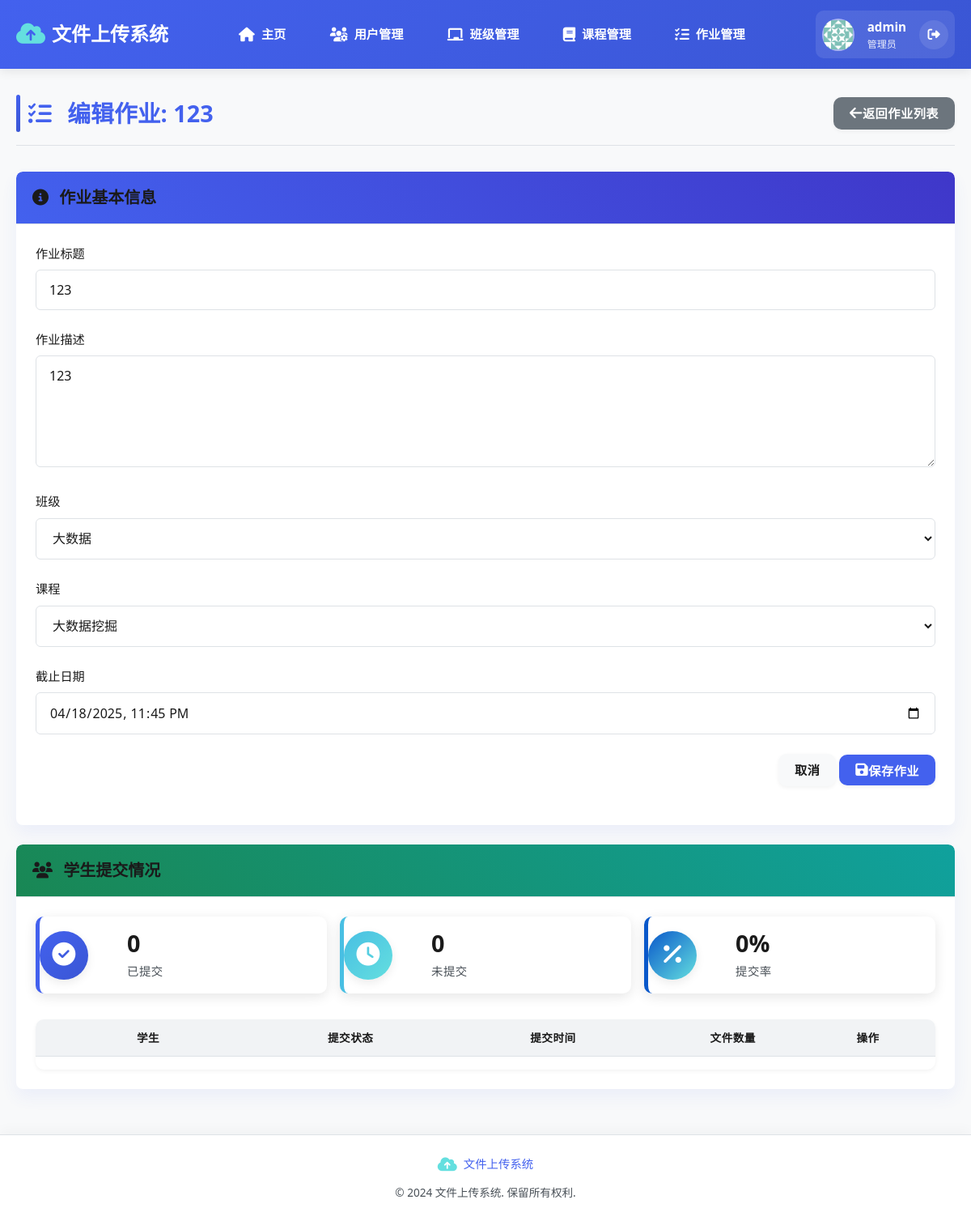
Page /assignments/1 (signed in) on the earlier database version.
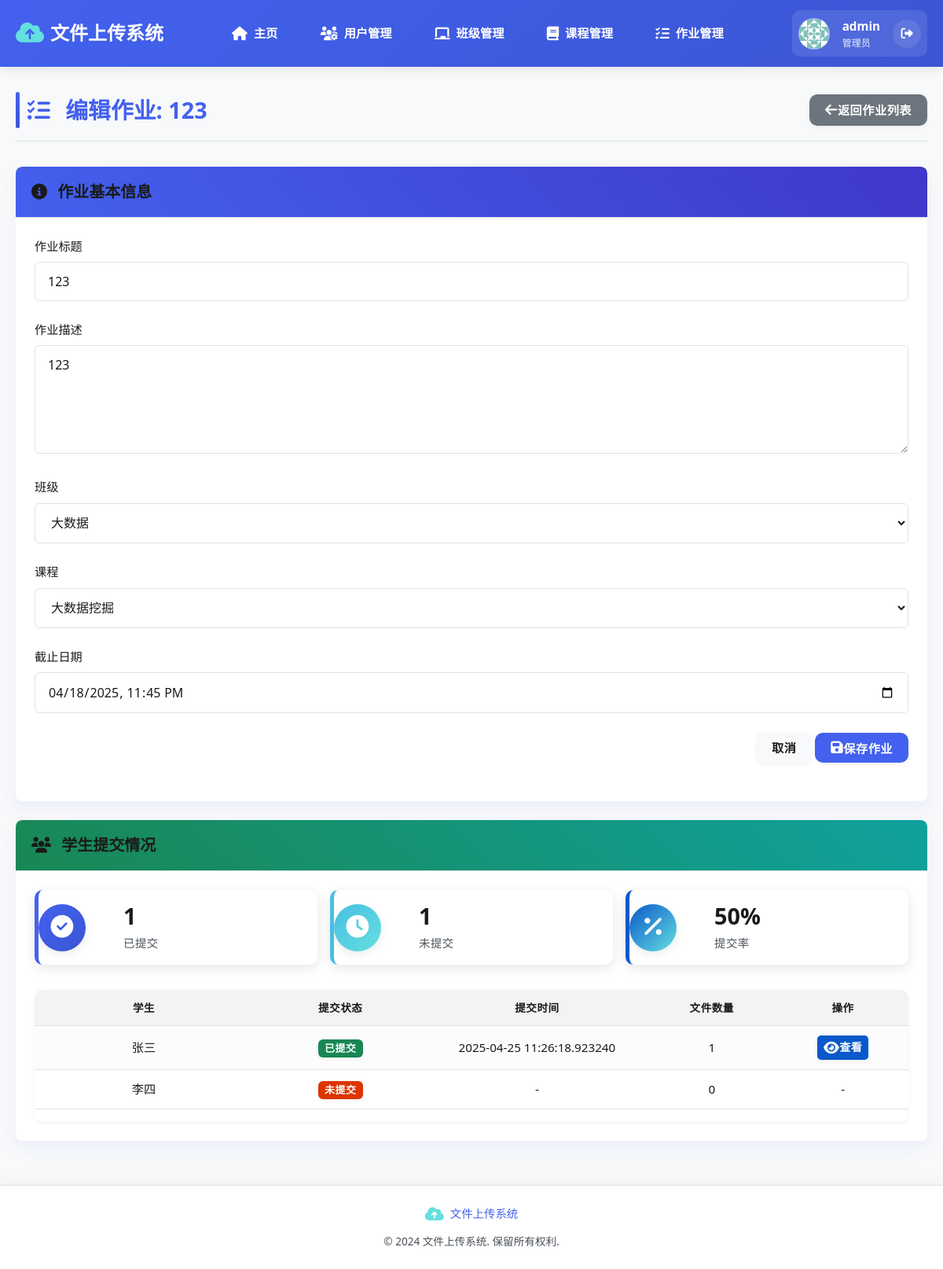
Same page on the later database version.
### app/models/models.py (models this page shows)
class User(Base):
    __tablename__ = "users"
    id = Column(Integer, primary_key=True, index=True)
    username = Column(String, unique=True, index=True)
    hashed_password = Column(String)
    role = Column(String)  # admin, teacher, student
    created_at = Column(DateTime, default=datetime.datetime.now)
    classes = relationship("Class", secondary=class_student_association, back_populates="students")
    teacher_classes = relationship("Class", back_populates="teacher")
    assignments = relationship("Assignment", back_populates="teacher")
    submissions = relationship("Submission", back_populates="student")

class Submission(Base):
    __tablename__ = "submissions"
    id = Column(Integer, primary_key=True, index=True)
    student_id = Column(Integer, ForeignKey("users.id"))
    assignment_id = Column(Integer, ForeignKey("assignments.id"))
    created_at = Column(DateTime, default=datetime.datetime.now)
    updated_at = Column(DateTime, default=datetime.datetime.now, onupdate=datetime.datetime.now)
    student = relationship("User", back_populates="submissions")
    assignment = relationship("Assignment", back_populates="submissions")
    files = relationship("File", back_populates="submission")

### app/routers/assignments.py (the view)
@router.get("/assignments/{assignment_id}", response_class=HTMLResponse, name="view_assignment")
async def view_assignment(
    assignment_id: int,
    request: Request,
    current_user: User = Depends(get_current_user),
    db: Session = Depends(get_db)
):
    assignment = db.query(Assignment).filter(Assignment.id == assignment_id).first()
    if not assignment:
        raise HTTPException(status_code=404, detail="作业不存在")
    if current_user.role == "teacher" or current_user.role == "admin":
        if assignment.teacher_id != current_user.id and current_user.role != "admin":
            raise HTTPException(status_code=403, detail="无权访问此作业")
        submissions = db.query(Submission).filter(Submission.assignment_id == assignment_id).all()
        submissions_by_student = {submission.student_id: submission for submission in submissions}
        classes = db.query(Class).filter(Class.teacher_id == current_user.id).all()
        courses = db.query(Course).filter(Course.teacher_id == current_user.id).all()
        return templates.TemplateResponse(
            "assignment_form.html",
            {
                "request": request,
                "user": current_user,
                "assignment": assignment,
                "classes": classes,
                "courses": courses,
                "submissions": submissions,
                "submissions_by_student": submissions_by_student
            }
        )
    elif current_user.role == "student":
        if current_user not in assignment.class_obj.students:
            raise HTTPException(status_code=403, detail="无权访问此作业")
        submission = db.query(Submission).filter(
            Submission.assignment_id == assignment_id,
            Submission.student_id == current_user.id
        ).first()
        if submission:
            assignment.status = "submitted"
        else:
            assignment.status = "pending"
        return templates.TemplateResponse(
            "upload.html",
            {
                "request": request,
                "user": current_user,
                "assignment": assignment,
                "submission": submission,
                "now": datetime.now()
            }
        )
    raise HTTPException(status_code=403, detail="无权访问此页面")

### templates/assignment_form.html (shortened to what the changed rows need)
{% extends "layout.html" %}
{% block content %}
<div class="page-header">
    <h1><i class="fas fa-tasks"></i> {% if assignment %}编辑作业: {{ assignment.title }}{% else %}创建新作业{% endif %}</h1>
</div>
<div class="row">
    <div class="col-md-12">
        <div class="card shadow-sm mb-4">
            <div class="card-header bg-gradient-primary text-white">
                <h2 class="card-title mb-0"><i class="fas fa-info-circle"></i> 作业基本信息</h2>
            </div>
        </div>
    </div>
</div>
{% if assignment %}
<div class="row">
    <div class="col-md-12">
        <div class="card shadow-sm">
            <div class="card-header bg-gradient-success text-white">
                <h2 class="card-title mb-0"><i class="fas fa-users"></i> 学生提交情况</h2>
            </div>
            <div class="card-body">
                <div class="submission-stats mb-4">
                    <div class="stat-card">
                        <div class="stat-card-icon bg-success">
                            <i class="fas fa-check-circle"></i>
                        </div>
                        <div class="stat-card-content">
                            <div class="stat-value">{{ submissions|length }}</div>
                            <div class="stat-label">已提交</div>
                        </div>
                    </div>
                    <div class="stat-card">
                        <div class="stat-card-icon bg-warning">
                            <i class="fas fa-clock"></i>
                        </div>
                        <div class="stat-card-content">
                            <div class="stat-value">{{ assignment.class_obj.students|length - submissions|length }}</div>
                            <div class="stat-label">未提交</div>
                        </div>
                    </div>
                    <div class="stat-card">
                        <div class="stat-card-icon bg-info">
                            <i class="fas fa-percent"></i>
                        </div>
                        <div class="stat-card-content">
                            <div class="stat-value">{{ (submissions|length / assignment.class_obj.students|length * 100)|round|int if assignment.class_obj.students|length > 0 else 0 }}%</div>
                            <div class="stat-label">提交率</div>
                        </div>
                    </div>
                </div>
                <div class="table-responsive">
                    <table class="table table-striped">
                        <thead class="thead-light">
                            <tr>
                                <th width="25%">学生</th>
                                <th width="20%">提交状态</th>
                                <th width="25%">提交时间</th>
                                <th width="15%">文件数量</th>
                                <th width="15%">操作</th>
                            </tr>
                        </thead>
                        <tbody>
                            {% for student in assignment.class_obj.students %}
                            <tr>
                                <td>{{ student.username }}</td>
                                {% set submission = submissions_by_student.get(student.id) %}
                                {% if submission %}
                                <td><span class="badge badge-success">已提交</span></td>
                                <td>{{ submission.created_at }}</td>
                                <td>{{ submission.files|length }}</td>
                                <td>
                                    <a href="{{ url_for('view_submission', submission_id=submission.id) }}" class="btn btn-info btn-sm">
                                        <i class="fas fa-eye"></i> 查看
                                    </a>
                                </td>
                                {% else %}
                                <td><span class="badge badge-warning">未提交</span></td>
                                <td>-</td>
                                <td>0</td>
                                <td>-</td>
                                {% endif %}
                            </tr>
                            {% endfor %}
                        </tbody>
                    </table>
                </div>
            </div>
        </div>
    </div>
</div>
{% endif %}
{% endblock %}

Differences in the rows shown:
added User: username "张三", files|length "1"
added Submission: created_at "2025-04-25 11:26:18.923240"
added User: username "李四", shows "未提交"
Other differences:
{{ submissions|length }}: "0" → "1"
{{ assignment.class_obj.students|length - submissions|length }}: "0" → "1"
text no longer shown: "0"
text now shown: "50"
